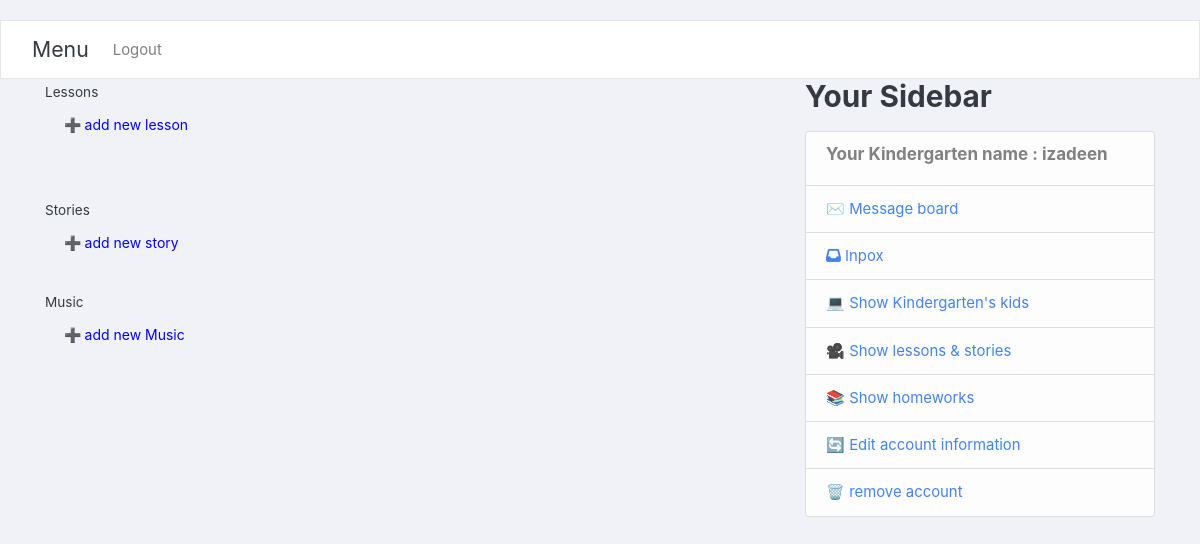
/KinderGartenHome/ (signed in), run on an earlier commit of the app's database.
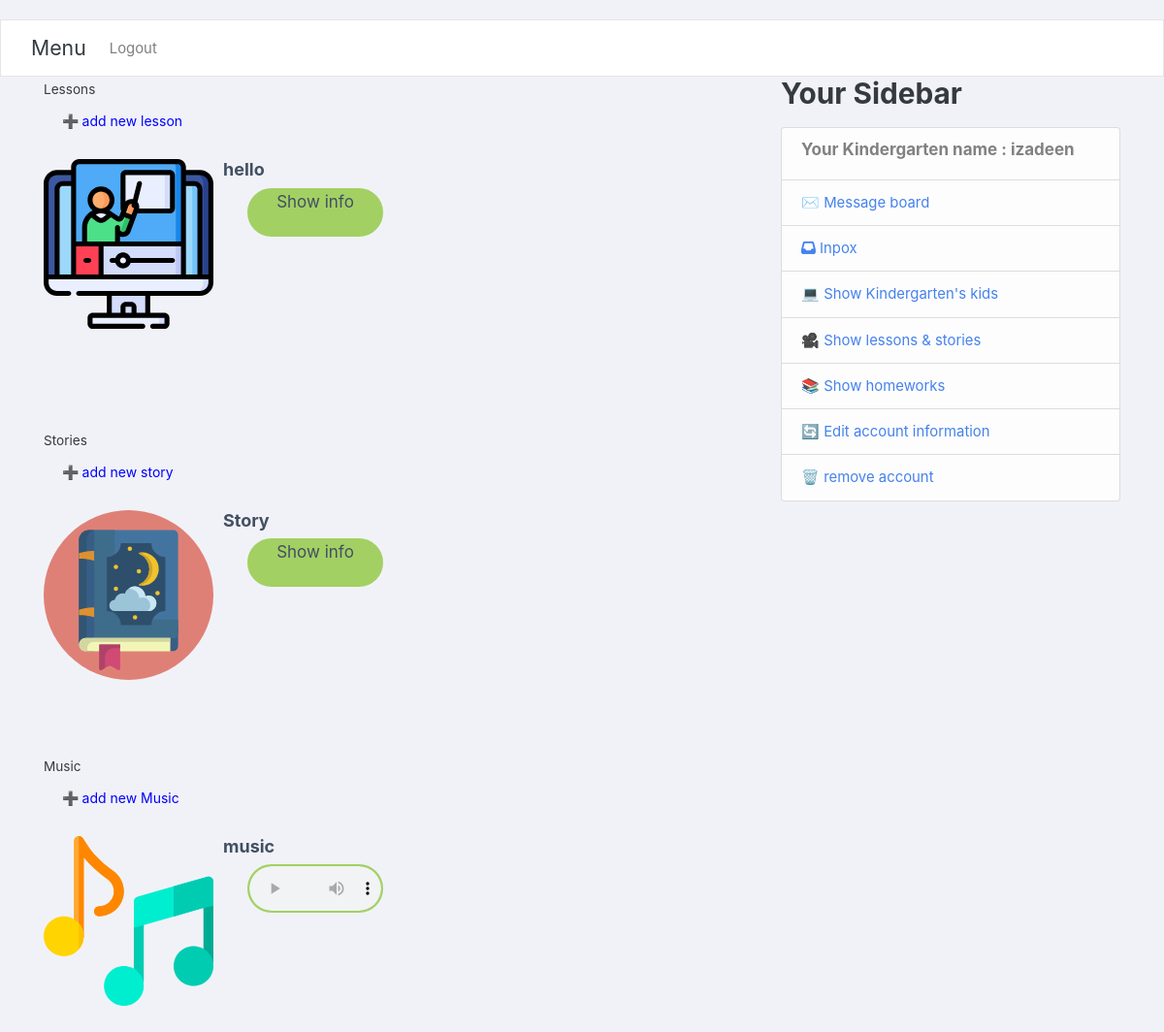
And on a later commit of the database.
### users/models.py (models this page shows, shortened)
class Kindergarten(models.Model):
    seatLimit=models.IntegerField()
    name=models.CharField(max_length=100,primary_key=True)
    myTeacher = models.OneToOneField(Teacher,  on_delete=models.CASCADE, primary_key=False)

### kindergarten/models.py (models this page shows, shortened)
class lesson(models.Model):
    garten=models.ForeignKey(Kindergarten, blank=True, null=True,on_delete=models.SET_NULL)
    video_file = models.FileField(upload_to='video/%y')
    title = models.CharField(max_length=100)
    desc = models.TextField()

class Story(models.Model):
    title=models.CharField(default='Story',max_length=50)
    garten=models.ForeignKey(Kindergarten, blank=True, null=True,on_delete=models.SET_NULL)

class Music(models.Model):
    garten=models.ForeignKey(Kindergarten, blank=True, null=True,on_delete=models.SET_NULL)
    music_file = models.FileField(upload_to='music/%y')
    title = models.CharField(max_length=100)

### kindergarten/views.py (the view)
# urls.py: path('KinderGartenHome/',KinderGartenHome,name="KinderGartenHome"),
@login_required
def KinderGartenHome(req):
    teacher=Teacher.objects.filter(username=req.user.username).first()
    KG=Kindergarten.objects.filter(myTeacher=teacher).first()
    lessons=lesson.objects.filter(garten=KG).all()
    stories=Story.objects.filter(garten=KG).all()
    musics=Music.objects.filter(garten=KG).all()
    return render(req,'kindergarten/KinderGartenHome.html',{'lessons':lessons,'stories':stories,'musics':musics})

### users/myapp_tags.py (called while the page is built)
@register.simple_tag
def get_model1_object(user):
    parent=Parent.objects.filter(username=user.username).first()
    teacher=Teacher.objects.filter(username=user.username).first()
    kid=Kid.objects.filter(username=user.username).first()
    ans=[]
    if parent:
        ans.append(True)
    else:
        ans.append(False)
    HaveGarten = False
    if teacher:
        try:
            Garten=Kindergarten.objects.get(myTeacher=teacher)
        except:
            HaveGarten = False
        else:
            HaveGarten = Garten.name
        ans.append(True)
    else:
        ans.append(False)
    if kid:
        ans.append(True)
    else:
        ans.append(False)
    ans.append(HaveGarten)
    return ans

### kindergarten/templates/kindergarten/KinderGartenHome.html
{% extends "users/base.html" %}
{% block content %}
<div class="content-section">
<small>Lessons</small>
<br>
<a href="{% url 'add_lesson' %}" style="color:blue" class="btn">&#10133; add new lesson</a>
<div class="directory-info-row">
    {% for lesson in lessons %}
        <div class="row">
            <div class="col-md-6 col-sm-6">
                <div class="panel">
                    <div class="panel-body">
                        <div class="media">
                            <a class="pull-left" href="#">
                                <img class="thumb media-object" src="/media/games/lesson.svg" alt="" />
                            </a>
                            <div class="media-body">
                                <h4>{{lesson.title}}</h4>
                                <a href="{% url 'lesson_info' id=lesson.id %}" class="button">Show info</a>
                            </div>
                        </div>
                    </div>
                </div>
            </div>
        </div>
        <br>
        <br>
        <br>
    {%endfor%}
    </div>
</div>
<br>
<div class="content-section">
<small>Stories</small>
<br>
<a href="{% url 'add_story' %}" style="color:blue" class="btn">&#10133; add new story</a>
 <div class="directory-info-row">
        {% for story in stories %}
        <div class="row">
            <div class="col-md-6 col-sm-6">
                <div class="panel">
                    <div class="panel-body">
                        <div class="media">
                            <a class="pull-left" href="#">
                                <img class="thumb media-object" src="/media/games/bedtime.svg" alt="" />
                            </a>
                            <div class="media-body">
                                <h4>{{story.title}}</h4>
                                <a class="button" href="{% url 'story_info' id=story.id %}" >Show info</a>
                            </div>
                        </div>
                    </div>
                </div>
            </div>
        </div>
        <br>
        <br>
        <br>
    {%endfor%}
    </div>
</div>
<div class="content-section">
<small>Music</small>
<br>
<a href="{% url 'add_music' %}" style="color:blue" class="btn">&#10133; add new Music</a>
<div class="directory-info-row">
        {% for music in musics %}
        <div class="row">
            <div class="col-md-6 col-sm-6">
                <div class="panel">
                    <div class="panel-body">
                        <div class="media">
                            <a class="pull-left" href="#">
                                <img class="thumb media-object" src="/media/games/music-note.svg" alt="" />
                            </a>
                            <div class="media-body">
                                <h4>{{music.title}}</h4>
                                <audio class="button" src="{{music.music_file.url}}" controls></audio>
                            </div>
                        </div>
                    </div>
                </div>
            </div>
        </div>
        <br>
        <br>
        <br>
    {%endfor%}
    </div>
</div>
{%endblock%}

### users/templates/users/base.html (shortened to what this page needs)
{% load static %}
{% load get_model1_object from myapp_tags %}
<!DOCTYPE html>
<html lang="en">
<head>
    <link href="https://cdn.jsdelivr.net/npm/bootstrap@5.0.0-beta2/dist/css/bootstrap.min.css" rel="stylesheet">
    <link rel="stylesheet" href="{% static 'users\bootstrap.css' %}">
    <link rel="stylesheet" href="{% static 'users\style.css' %}">
    </head>
<body>
    <nav class="navbar navbar-expand-lg navbar-light bg-light">
        <div class="container-fluid">
          <a class="navbar-brand" href="#">Menu</a>
          <div class="collapse navbar-collapse" id="navbarNav">
            <ul class="navbar-nav">
                {% if user.is_authenticated %}
                     {% get_model1_object user as ans %}
                <li class="nav-item">
                <a class="nav-item nav-link" href="{% url 'logout' %}">Logout</a>
              </li>
                {% endif %}
            </ul>
          </div>
        </div>
      </nav>
      <main role="main" class="container">
        <div class="row">
          <div class="col-md-8">
            {% block content %}{% endblock %}
          </div>
          {% if user.is_authenticated %}
          <div class="col-md-4">
            <div class="content-section">
              <h3>Your Sidebar</h3>
              <p class='text-muted'>
                <ul class="list-group">
                      {% if ans.1 %}
                        {% if ans.3 %}
                        <li class="list-group-item list-group-item-light">     <h6> Your Kindergarten name : {{ans.3}}</h6> </li>
                        <li class="list-group-item list-group-item-light">  <a href="{% url 'home'%}">&#x2709; Message board </a> </li>
                        <li class="list-group-item list-group-item-light">    <a href="{% url 'teacher_inpox'%}"><i class="fa fa-inbox"></i> Inpox</a> </li>
                        <li class="list-group-item list-group-item-light"> <a href="{% url 'show_kindergarten_kids'%}">&#128187; Show Kindergarten's kids</a> </li>
                        <li class="list-group-item list-group-item-light">  <a href="{% url 'KinderGartenHome'%}">&#127909; Show  lessons & stories</a> </li>
                        <li class="list-group-item list-group-item-light">  <a href="{% url 'show_teacher_homeworks'%}">&#128218; Show  homeworks</a> </li>
                        <li class="list-group-item list-group-item-light">  <a href="{% url 'Teatcher_Edit_info'%}">&#128260; Edit account information</a> </li>
                        {% else %}
                          <li class="list-group-item list-group-item-light">     <a href="{% url 'Kindergarten_register'%}">&#10133; Create my Kindergarten</a> </li>
                        {%endif%}
                        <li class="list-group-item list-group-item-light">    <a href="{% url 'delete_teacher'%}">&#128465;&#65039; remove  account</a> </li>
                  {%endif%}
                </ul>
              </p>
            </div>
          </div>
          {%endif%}
        </div>
      </main>
	<link rel="stylesheet" href="https://cdnjs.cloudflare.com/ajax/libs/font-awesome/4.7.0/css/font-awesome.min.css">
</body>
</html>

### users/static/users/style.css (style rules this page uses)
body { margin-top:20px; background: #f1f2f7; }
.directory-info-row .thumb { border-radius: 5px; -webkit-border-radius: 5px; height: auto; width: 175px; margin-right: 10px; }
.directory-info-row { display: inline-block; width: 100%; margin-top: 20px; }
.directory-info-row h4, .directory-info-row a { color: #424F63; }
.h4, h4 { font-size: 18px; }
ul li { list-style: none; }
.button { width: 140px; height: 50px; display: inline-block; border-radius: 50px; background-color: #a3d063; border: 2px solid #a3d063; color: #fff; cursor: pointer; transition: all 0.2s linear; text-align: center; float: right; }

What changed in the data, as far as the page shows it:
added lesson: title "hello"
added Story: title "Story"
added Music: title "music"
